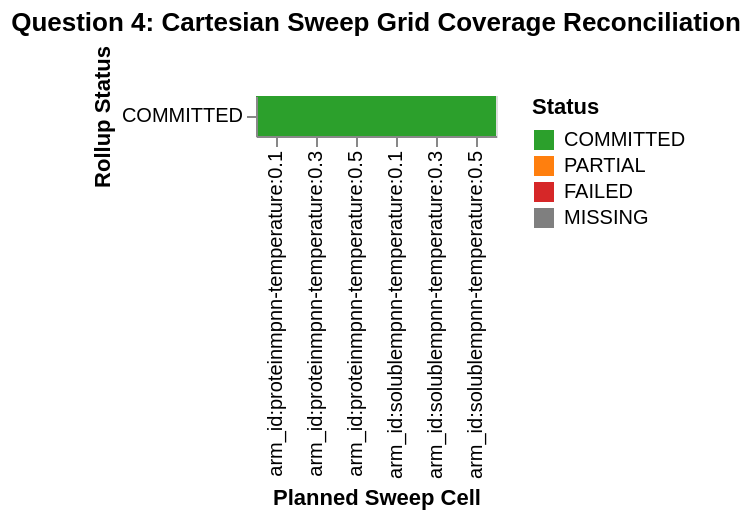

The specification (Vega-Lite) saved for this image:
### Vega-Lite specification from a JSON file in a GitHub repository (floating-point values rounded to 4 significant figures)
{"$schema": "https://vega.github.io/schema/vega-lite/v5.json", "data": {"values": [{"cell_key": "arm_id:proteinmpnn-temperature:0.1", "committed_rows": 3, "coords": {"arm_id": "proteinmpnn", "temperature": 0.1}, "failure_reasons": [], "pct_committed": 1.0, "status": "COMMITTED", "total_rows": 3}, {"cell_key": "arm_id:proteinmpnn-temperature:0.3", "committed_rows": 3, "coords": {"arm_id": "proteinmpnn", "temperature": 0.3}, "failure_reasons": [], "pct_committed": 1.0, "status": "COMMITTED", "total_rows": 3}, {"cell_key": "arm_id:proteinmpnn-temperature:0.5", "committed_rows": 3, "coords": {"arm_id": "proteinmpnn", "temperature": 0.5}, "failure_reasons": [], "pct_committed": 1.0, "status": "COMMITTED", "total_rows": 3}, {"cell_key": "arm_id:solublempnn-temperature:0.1", "committed_rows": 3, "coords": {"arm_id": "solublempnn", "temperature": 0.1}, "failure_reasons": [], "pct_committed": 1.0, "status": "COMMITTED", "total_rows": 3}, {"cell_key": "arm_id:solublempnn-temperature:0.3", "committed_rows": 3, "coords": {"arm_id": "solublempnn", "temperature": 0.3}, "failure_reasons": [], "pct_committed": 1.0, "status": "COMMITTED", "total_rows": 3}, {"cell_key": "arm_id:solublempnn-temperature:0.5", "committed_rows": 3, "coords": {"arm_id": "solublempnn", "temperature": 0.5}, "failure_reasons": [], "pct_committed": 1.0, "status": "COMMITTED", "total_rows": 3}]}, "description": "Status for planned cells: COMMITTED, PARTIAL, FAILED, MISSING.", "encoding": {"color": {"field": "status", "scale": {"domain": ["COMMITTED", "PARTIAL", "FAILED", "MISSING"], "range": ["#2ca02c", "#ff7f0e", "#d62728", "#7f7f7f"]}, "title": "Status", "type": "nominal"}, "x": {"field": "cell_key", "title": "Planned Sweep Cell", "type": "nominal"}, "y": {"field": "status", "title": "Rollup Status", "type": "nominal"}}, "mark": {"tooltip": true, "type": "rect"}, "title": "Question 4: Cartesian Sweep Grid Coverage Reconciliation"}
